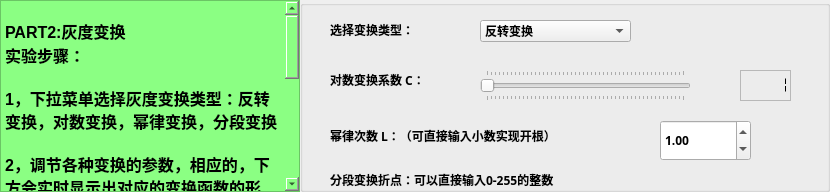
          <widget class="QWidget" name="P2_page">
           <attribute name="title">
            <string>Part 2. 灰度变换</string>
           </attribute>
           <layout class="QHBoxLayout" name="horizontalLayout_4">
            <property name="spacing">
             <number>0</number>
            </property>
            <property name="leftMargin">
             <number>0</number>
            </property>
            <property name="topMargin">
             <number>0</number>
            </property>
            <property name="rightMargin">
             <number>0</number>
            </property>
            <property name="bottomMargin">
             <number>0</number>
            </property>
            <item>
             <widget class="QTextBrowser" name="textBrowser">
              <property name="minimumSize">
               <size>
                <width>300</width>
                <height>0</height>
               </size>
              </property>
              <property name="maximumSize">
               <size>
                <width>300</width>
                <height>16777215</height>
               </size>
              </property>
              <property name="styleSheet">
               <string notr="true">color: rgb(0, 0, 0);
background-color: rgb(139, 255, 131);</string>
              </property>
              <property name="html">
               <string>&lt;!DOCTYPE HTML PUBLIC &quot;-//W3C//DTD HTML 4.0//EN&quot; &quot;http://www.w3.org/TR/REC-html40/strict.dtd&quot;&gt;
&lt;html&gt;&lt;head&gt;&lt;meta name=&quot;qrichtext&quot; content=&quot;1&quot; /&gt;&lt;style type=&quot;text/css&quot;&gt;
p, li { white-space: pre-wrap; }
&lt;/style&gt;&lt;/head&gt;&lt;body style=&quot; font-family:'Arial'; font-size:9pt; font-weight:600; font-style:normal;&quot;&gt;
&lt;p style=&quot;-qt-paragraph-type:empty; margin-top:0px; margin-bottom:0px; margin-left:0px; margin-right:0px; -qt-block-indent:0; text-indent:0px; font-family:'SimSun'; font-weight:400;&quot;&gt;&lt;br /&gt;&lt;/p&gt;
&lt;p style=&quot; margin-top:0px; margin-bottom:0px; margin-left:0px; margin-right:0px; -qt-block-indent:0; text-indent:0px;&quot;&gt;&lt;span style=&quot; font-family:'SimSun'; font-size:12pt;&quot;&gt;PART2:灰度变换&lt;/span&gt;&lt;/p&gt;
&lt;p style=&quot; margin-top:0px; margin-bottom:0px; margin-left:0px; margin-right:0px; -qt-block-indent:0; text-indent:0px;&quot;&gt;&lt;span style=&quot; font-family:'SimSun'; font-size:12pt;&quot;&gt;实验步骤：&lt;/span&gt;&lt;/p&gt;
&lt;p style=&quot;-qt-paragraph-type:empty; margin-top:0px; margin-bottom:0px; margin-left:0px; margin-right:0px; -qt-block-indent:0; text-indent:0px; font-family:'SimSun'; font-size:12pt;&quot;&gt;&lt;br /&gt;&lt;/p&gt;
&lt;p style=&quot; margin-top:0px; margin-bottom:0px; margin-left:0px; margin-right:0px; -qt-block-indent:0; text-indent:0px;&quot;&gt;&lt;span style=&quot; font-family:'SimSun'; font-size:12pt;&quot;&gt;1，下拉菜单选择灰度变换类型：反转变换，对数变换，幂律变换，分段变换&lt;/span&gt;&lt;/p&gt;
&lt;p style=&quot;-qt-paragraph-type:empty; margin-top:0px; margin-bottom:0px; margin-left:0px; margin-right:0px; -qt-block-indent:0; text-indent:0px; font-family:'SimSun'; font-size:12pt;&quot;&gt;&lt;br /&gt;&lt;/p&gt;
&lt;p style=&quot; margin-top:0px; margin-bottom:0px; margin-left:0px; margin-right:0px; -qt-block-indent:0; text-indent:0px;&quot;&gt;&lt;span style=&quot; font-family:'SimSun'; font-size:12pt;&quot;&gt;2，调节各种变换的参数，相应的，下方会实时显示出对应的变换函数的形态，（注意：其坐标轴会变化）&lt;/span&gt;&lt;/p&gt;
&lt;p style=&quot; margin-top:0px; margin-bottom:0px; margin-left:0px; margin-right:0px; -qt-block-indent:0; text-indent:0px;&quot;&gt;&lt;span style=&quot; font-family:'SimSun'; font-size:12pt;&quot;&gt;对数变换可以调节乘的系数C；&lt;br /&gt;幂律可以调幂次，可以直接在右侧框中输入，尤其是小数，从而实现开n次根的效果；&lt;/span&gt;&lt;/p&gt;
&lt;p style=&quot; margin-top:0px; margin-bottom:0px; margin-left:0px; margin-right:0px; -qt-block-indent:0; text-indent:0px;&quot;&gt;&lt;span style=&quot; font-family:'SimSun'; font-size:12pt;&quot;&gt;分段变换:此处图像和实际情况不一致，有待开发，最想实现的效果是 可以通过拖拽等方式 在 图中自定义其中的几个拐点，从而实现定制折线&lt;/span&gt;&lt;/p&gt;
&lt;p style=&quot;-qt-paragraph-type:empty; margin-top:0px; margin-bottom:0px; margin-left:0px; margin-right:0px; -qt-block-indent:0; text-indent:0px; font-family:'SimSun'; font-size:12pt;&quot;&gt;&lt;br /&gt;&lt;/p&gt;
&lt;p style=&quot; margin-top:0px; margin-bottom:0px; margin-left:0px; margin-right:0px; -qt-block-indent:0; text-indent:0px;&quot;&gt;&lt;span style=&quot; font-family:'SimSun'; font-size:12pt;&quot;&gt;3，点击【进行变换】，处理对象 由PART1决定&lt;/span&gt;&lt;/p&gt;&lt;/body&gt;&lt;/html&gt;</string>
              </property>
             </widget>
            </item>
            <item>
             <widget class="QGroupBox" name="groupBox">
              <property name="minimumSize">
               <size>
                <width>530</width>
                <height>0</height>
               </size>
              </property>
              <property name="maximumSize">
               <size>
                <width>650</width>
                <height>16777215</height>
               </size>
              </property>
              <property name="font">
               <font>
                <family>Agency FB</family>
                <weight>75</weight>
                <bold>true</bold>
               </font>
              </property>
              <property name="autoFillBackground">
               <bool>true</bool>
              </property>
              <property name="styleSheet">
               <string notr="true"/>
              </property>
              <property name="title">
               <string/>
              </property>
              <widget class="QToolButton" name="Bt_p2_run">
               <property name="enabled">
                <bool>true</bool>
               </property>
               <property name="geometry">
                <rect>
                 <x>40</x>
                 <y>750</y>
                 <width>151</width>
                 <height>41</height>
                </rect>
               </property>
               <property name="sizePolicy">
                <sizepolicy hsizetype="Preferred" vsizetype="Preferred">
                 <horstretch>0</horstretch>
                 <verstretch>0</verstretch>
                </sizepolicy>
               </property>
               <property name="minimumSize">
                <size>
                 <width>81</width>
                 <height>21</height>
                </size>
               </property>
               <property name="styleSheet">
                <string notr="true">

QToolButton
                     {text-align : center;
                     background-color : rgb(0, 255, 255);
                     font: bold;
                     border-color: blue;
                     border-width: 2px;
                     border-radius: 10px;
                     padding: 6px;
                     height : 14px;
                     border-style: outset;
                     font : 14px;}
                     QToolButton:hover
                     {text-align : center;
                     color : red;
                     font: bold;
                     border-color: gray;
                     border-width: 2px;
                     border-radius: 10px;
                     padding: 6px;
                     height : 14px;
                     border-style: outset;
                     font : 14px;}

</string>
               </property>
               <property name="text">
                <string>进行变换</string>
               </property>
               <property name="toolButtonStyle">
                <enum>Qt::ToolButtonTextOnly</enum>
               </property>
               <property name="autoRaise">
                <bool>false</bool>
               </property>
              </widget>
              <widget class="QComboBox" name="CB_p2_select">
               <property name="geometry">
                <rect>
                 <x>180</x>
                 <y>20</y>
                 <width>151</width>
                 <height>22</height>
                </rect>
               </property>
               <property name="editable">
                <bool>false</bool>
               </property>
               <property name="insertPolicy">
                <enum>QComboBox::InsertAtBottom</enum>
               </property>
               <item>
                <property name="text">
                 <string>反转变换</string>
                </property>
               </item>
               <item>
                <property name="text">
                 <string>对数变换</string>
                </property>
               </item>
               <item>
                <property name="text">
                 <string>幂律变换</string>
                </property>
               </item>
               <item>
                <property name="text">
                 <string>分段变换</string>
                </property>
               </item>
              </widget>
              <widget class="QLabel" name="LB_24">
               <property name="geometry">
                <rect>
                 <x>30</x>
                 <y>20</y>
                 <width>121</width>
                 <height>20</height>
                </rect>
               </property>
               <property name="sizePolicy">
                <sizepolicy hsizetype="Preferred" vsizetype="Preferred">
                 <horstretch>0</horstretch>
                 <verstretch>0</verstretch>
                </sizepolicy>
               </property>
               <property name="minimumSize">
                <size>
                 <width>45</width>
                 <height>16</height>
                </size>
               </property>
               <property name="text">
                <string>选择变换类型：</string>
               </property>
              </widget>
              <widget class="QLCDNumber" name="LC_p2_log">
               <property name="geometry">
                <rect>
                 <x>440</x>
                 <y>70</y>
                 <width>51</width>
                 <height>31</height>
                </rect>
               </property>
               <property name="font">
                <font>
                 <pointsize>20</pointsize>
                 <weight>75</weight>
                 <bold>true</bold>
                </font>
               </property>
               <property name="styleSheet">
                <string notr="true">color: rgb(0, 0, 0);</string>
               </property>
               <property name="frameShape">
                <enum>QFrame::StyledPanel</enum>
               </property>
               <property name="lineWidth">
                <number>5</number>
               </property>
               <property name="midLineWidth">
                <number>5</number>
               </property>
               <property name="mode">
                <enum>QLCDNumber::Dec</enum>
               </property>
               <property name="segmentStyle">
                <enum>QLCDNumber::Flat</enum>
               </property>
               <property name="intValue" stdset="0">
                <number>1</number>
               </property>
              </widget>
              <widget class="QLabel" name="LB_26">
               <property name="geometry">
                <rect>
                 <x>30</x>
                 <y>70</y>
                 <width>131</width>
                 <height>20</height>
                </rect>
               </property>
               <property name="sizePolicy">
                <sizepolicy hsizetype="Preferred" vsizetype="Preferred">
                 <horstretch>0</horstretch>
                 <verstretch>0</verstretch>
                </sizepolicy>
               </property>
               <property name="minimumSize">
                <size>
                 <width>45</width>
                 <height>16</height>
                </size>
               </property>
               <property name="text">
                <string>对数变换系数 C：</string>
               </property>
              </widget>
              <widget class="QSlider" name="SL_p2_log">
               <property name="geometry">
                <rect>
                 <x>180</x>
                 <y>70</y>
                 <width>211</width>
                 <height>31</height>
                </rect>
               </property>
               <property name="sizePolicy">
                <sizepolicy hsizetype="Preferred" vsizetype="Preferred">
                 <horstretch>0</horstretch>
                 <verstretch>0</verstretch>
                </sizepolicy>
               </property>
               <property name="cursor">
                <cursorShape>UpArrowCursor</cursorShape>
               </property>
               <property name="minimum">
                <number>1</number>
               </property>
               <property name="maximum">
                <number>50</number>
               </property>
               <property name="pageStep">
                <number>1</number>
               </property>
               <property name="value">
                <number>1</number>
               </property>
               <property name="sliderPosition">
                <number>1</number>
               </property>
               <property name="orientation">
                <enum>Qt::Horizontal</enum>
               </property>
               <property name="tickPosition">
                <enum>QSlider::TicksBothSides</enum>
               </property>
               <property name="tickInterval">
                <number>1</number>
               </property>
              </widget>
              <widget class="QLabel" name="label_9">
               <property name="geometry">
                <rect>
                 <x>30</x>
                 <y>280</y>
                 <width>181</width>
                 <height>31</height>
                </rect>
               </property>
               <property name="text">
                <string>以下为灰度变换关系曲线：</string>
               </property>
              </widget>
              <widget class="QLabel" name="label_10">
               <property name="geometry">
                <rect>
                 <x>30</x>
                 <y>120</y>
                 <width>301</width>
                 <height>31</height>
                </rect>
               </property>
               <property name="text">
                <string>幂律次数 L：（可直接输入小数实现开根）</string>
               </property>
              </widget>
              <widget class="QDoubleSpinBox" name="sBox_p2">
               <property name="geometry">
                <rect>
                 <x>360</x>
                 <y>120</y>
                 <width>91</width>
                 <height>41</height>
                </rect>
               </property>
               <property name="value">
                <double>1.000000000000000</double>
               </property>
              </widget>
              <widget class="QWidget" name="verticalLayoutWidget">
               <property name="geometry">
                <rect>
                 <x>20</x>
                 <y>320</y>
                 <width>441</width>
                 <height>421</height>
                </rect>
               </property>
               <layout class="QVBoxLayout" name="VL_p2_chart"/>
              </widget>
              <widget class="QSpinBox" name="PX1">
               <property name="geometry">
                <rect>
                 <x>155</x>
                 <y>200</y>
                 <width>51</width>
                 <height>31</height>
                </rect>
               </property>
               <property name="maximum">
                <number>255</number>
               </property>
               <property name="value">
                <number>90</number>
               </property>
              </widget>
              <widget class="QSpinBox" name="PY1">
               <property name="geometry">
                <rect>
                 <x>155</x>
                 <y>240</y>
                 <width>51</width>
                 <height>31</height>
                </rect>
               </property>
               <property name="maximum">
                <number>255</number>
               </property>
               <property name="value">
                <number>50</number>
               </property>
              </widget>
              <widget class="QLabel" name="LB_29">
               <property name="geometry">
                <rect>
                 <x>30</x>
                 <y>170</y>
                 <width>321</width>
                 <height>20</height>
                </rect>
               </property>
               <property name="sizePolicy">
                <sizepolicy hsizetype="Preferred" vsizetype="Preferred">
                 <horstretch>0</horstretch>
                 <verstretch>0</verstretch>
                </sizepolicy>
               </property>
               <property name="minimumSize">
                <size>
                 <width>45</width>
                 <height>16</height>
                </size>
               </property>
               <property name="text">
                <string>分段变换折点：可以直接输入0-255的整数</string>
               </property>
              </widget>
              <widget class="QLabel" name="LB_30">
               <property name="geometry">
                <rect>
                 <x>70</x>
                 <y>200</y>
                 <width>61</width>
                 <height>20</height>
                </rect>
               </property>
               <property name="sizePolicy">
                <sizepolicy hsizetype="Preferred" vsizetype="Preferred">
                 <horstretch>0</horstretch>
                 <verstretch>0</verstretch>
                </sizepolicy>
               </property>
               <property name="minimumSize">
                <size>
                 <width>45</width>
                 <height>16</height>
                </size>
               </property>
               <property name="text">
                <string>点1   X：</string>
               </property>
              </widget>
              <widget class="QLabel" name="LB_31">
               <property name="geometry">
                <rect>
                 <x>70</x>
                 <y>240</y>
                 <width>61</width>
                 <height>20</height>
                </rect>
               </property>
               <property name="sizePolicy">
                <sizepolicy hsizetype="Preferred" vsizetype="Preferred">
                 <horstretch>0</horstretch>
                 <verstretch>0</verstretch>
                </sizepolicy>
               </property>
               <property name="minimumSize">
                <size>
                 <width>45</width>
                 <height>16</height>
                </size>
               </property>
               <property name="text">
                <string>点1   Y：</string>
               </property>
              </widget>
              <widget class="QLabel" name="LB_32">
               <property name="geometry">
                <rect>
                 <x>250</x>
                 <y>240</y>
                 <width>61</width>
                 <height>20</height>
                </rect>
               </property>
               <property name="sizePolicy">
                <sizepolicy hsizetype="Preferred" vsizetype="Preferred">
                 <horstretch>0</horstretch>
                 <verstretch>0</verstretch>
                </sizepolicy>
               </property>
               <property name="minimumSize">
                <size>
                 <width>45</width>
                 <height>16</height>
                </size>
               </property>
               <property name="text">
                <string>点2   Y：</string>
               </property>
              </widget>
              <widget class="QLabel" name="LB_33">
               <property name="geometry">
                <rect>
                 <x>250</x>
                 <y>200</y>
                 <width>61</width>
                 <height>20</height>
                </rect>
               </property>
               <property name="sizePolicy">
                <sizepolicy hsizetype="Preferred" vsizetype="Preferred">
                 <horstretch>0</horstretch>
                 <verstretch>0</verstretch>
                </sizepolicy>
               </property>
               <property name="minimumSize">
                <size>
                 <width>45</width>
                 <height>16</height>
                </size>
               </property>
               <property name="text">
                <string>点2   X：</string>
               </property>
              </widget>
              <widget class="QSpinBox" name="PY2">
               <property name="geometry">
                <rect>
                 <x>330</x>
                 <y>240</y>
                 <width>51</width>
                 <height>31</height>
                </rect>
               </property>
               <property name="maximum">
                <number>255</number>
               </property>
               <property name="value">
                <number>200</number>
               </property>
              </widget>
              <widget class="QSpinBox" name="PX2">
               <property name="geometry">
                <rect>
                 <x>330</x>
                 <y>200</y>
                 <width>51</width>
                 <height>31</height>
                </rect>
               </property>
               <property name="maximum">
                <number>255</number>
               </property>
               <property name="value">
                <number>150</number>
               </property>
              </widget>
             </widget>
            </item>
           </layout>
          </widget>
